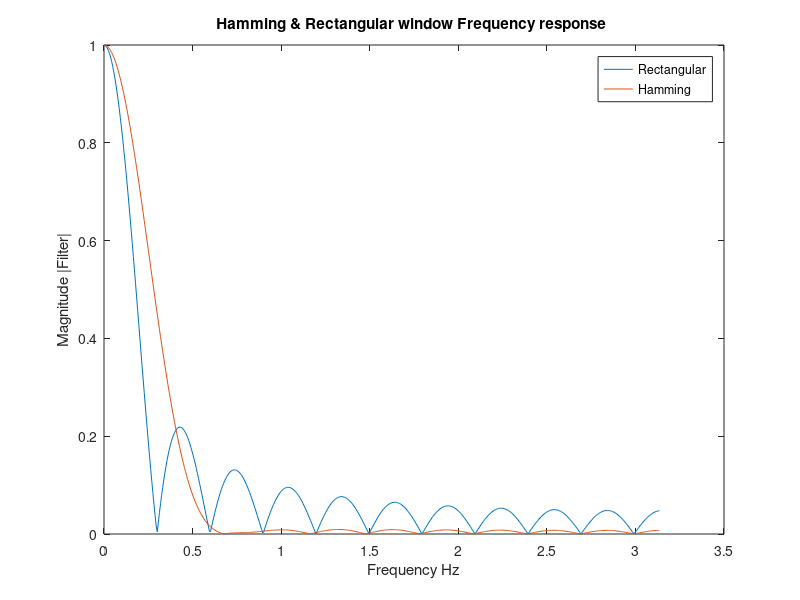
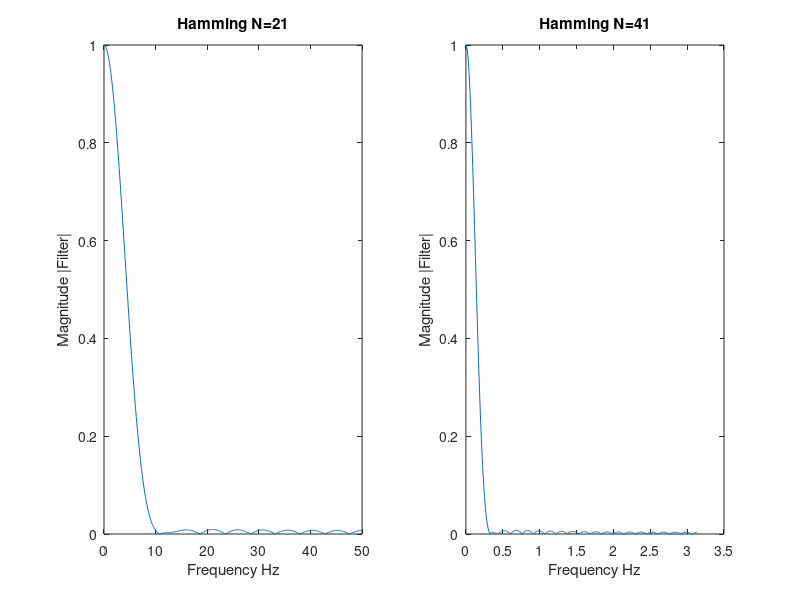
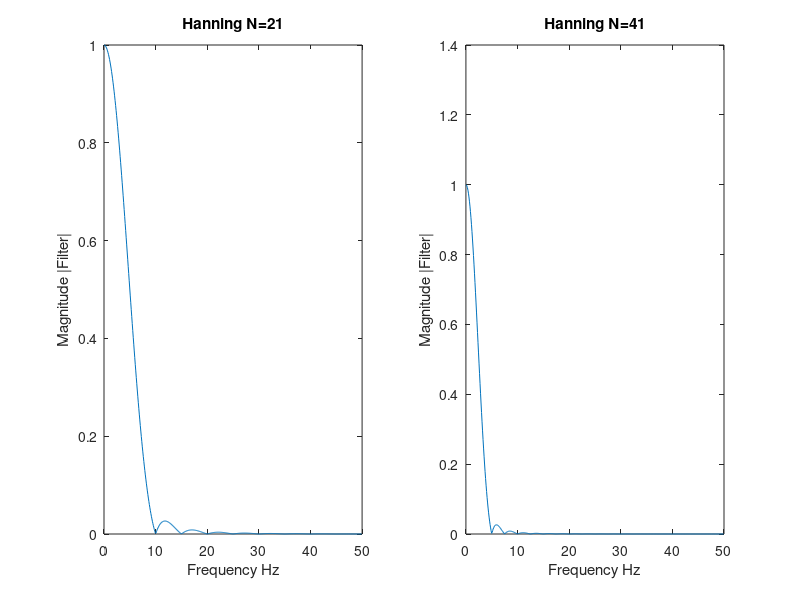
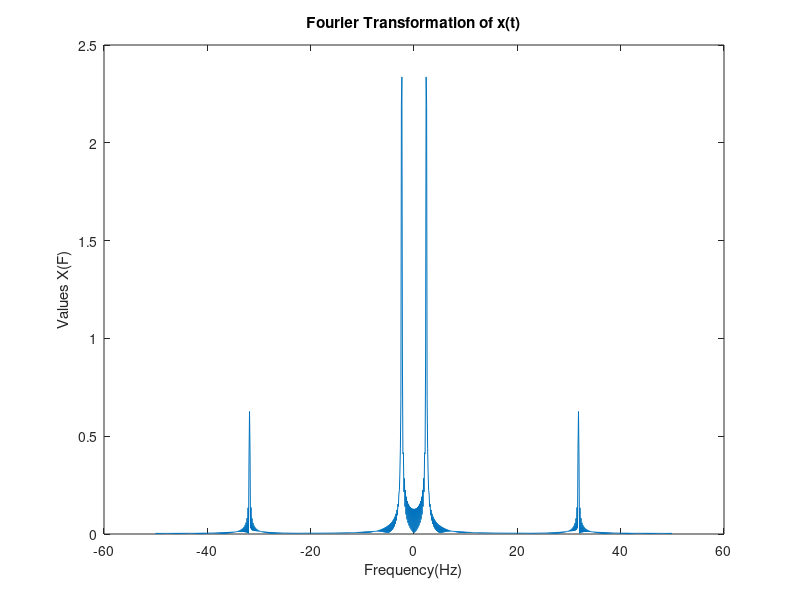

Source code (MATLAB) for these figures, in order:
%Askisi 1
clc;
clear all;

Wc=0.4*pi;
Fs=100;
N=21;

Fc=Wc/(2*pi);
Ws=Fc/(Fs/2);

rectF=fir1(N-1,Ws,rectwin(N));
hamF=fir1(N-1,Ws,hamming(N));


[h1,W1]=freqz(rectF);
[h2,W2]=freqz(hamF);
figure (1);
plot(W1,abs(h1),W2,abs(h2));
legend('Rectangular','Hamming');
xlabel('Frequency Hz');
ylabel('Magnitude |Filter|');
title('Hamming & Rectangular window Frequency response ');

%Askisi 2
Wc=0.5*pi;
Fs=100;
N1=21;
N2=41;

Fc=Wc/(2*pi);
Ws=Fc/(Fs/2);


hamm21=fir1(N1-1,Ws,hamming(N1));
hamm41=fir1(N2-1,Ws,hamming(N2));
hann21=fir1(N1-1,Ws,hann(N1));
hann41=fir1(N2-1,Ws,hann(N2));

[h2_1,W2_1]=freqz(hamm21);
[h2_2,W2_2]=freqz(hamm41);
[h2_3,W2_3]=freqz(hann21);
[h2_4,W2_4]=freqz(hann41);

figure(2);
subplot(1,2,1);
plot(W2_1*Fs/2/pi,abs(h2_1));
xlabel('Frequency Hz');
ylabel('Magnitude |Filter|');
title('Hamming N=21');
subplot(1,2,2);
plot(W2_2,abs(h2_2));
xlabel('Frequency Hz');
ylabel('Magnitude |Filter|');
title('Hamming N=41');

figure(3);
subplot(1,2,1);
plot(W2_3*Fs/2/pi,abs(h2_3));
xlabel('Frequency Hz');
ylabel('Magnitude |Filter|');
title('Hanning N=21');
subplot(1,2,2);
plot(W2_4*Fs/2/pi,abs(h2_4));
xlabel('Frequency Hz');
ylabel('Magnitude |Filter|');
title('Hanning N=41');


%Meros B

Fs=100;
Ts=1/Fs;
N=500;
n=0:N-1;
nF=1024;

F=-Fs/2:Fs/nF:Fs/2-Fs/nF;


x=sin(15*n*Ts)+0.25*sin(200*n*Ts);

xF=fftshift(fft(x,nF)*Ts);
figure(4);
plot(F,abs(xF));
xlabel('Frequency(Hz)');
ylabel('Values X(F)');
title('Fourier Transformation of x(t)');


filter1=filter(hamm21,1,x);
filter2=filter(hamm41,1,x);
filter3=filter(hann21,1,x);
filter4=filter(hamm41,1,x);

xF1=fftshift(fft(filter1,nF)*Ts);
xF2=fftshift(fft(filter2,nF)*Ts);
xF3=fftshift(fft(filter3,nF)*Ts);
xF4=fftshift(fft(filter4,nF)*Ts);

figure(5);
plot(F,abs(xF1));
xlabel('Frequency(Hz)');
ylabel('Values filtered X(F)');
title('Filtered Fourier Transformation x(t) with Hamming(21) window');

figure(6);
plot(F,abs(xF2));
xlabel('Frequency(Hz)');
ylabel('Values filtered X(F)');
title('Filtered Fourier Transformation x(t) with Hamming(41) window');

figure(7);
plot(F,abs(xF3));
xlabel('Frequency(Hz)');
ylabel('Values filtered X(F)');
title('Filtered Fourier Transformation x(t) with Hanning N(21) window');

figure(8);
plot(F,abs(xF4));
xlabel('Frequency(Hz)');
ylabel('Values filtered X(F)');
title('Filtered Fourier Transformation x(t) with Hanning N(41) window');

%Meros C
Fs=50;
Ts=1/Fs;
nF=1024;

N1=21;
N2=41;
Wc=0.5*pi;
Fc=Wc/(2*pi);
Ws=Fc/(Fs/2);
x=sin(15*n*Ts)+0.25*sin(200*n*Ts);
F=-Fs/2:Fs/nF:Fs/2-Fs/nF;

hamm21=fir1(N1-1,Ws,hamming(N1));
hamm41=fir1(N2-1,Ws,hamming(N2));
hann21=fir1(N1-1,Ws,hann(N1));
hann41=fir1(N2-1,Ws,hann(N2));

filter1=filter(hamm21,1,x);
filter2=filter(hamm41,1,x);
filter3=filter(hann21,1,x);
filter4=filter(hamm41,1,x);

xF1=fftshift(fft(filter1,nF)*Ts);
xF2=fftshift(fft(filter2,nF)*Ts);
xF3=fftshift(fft(filter3,nF)*Ts);
xF4=fftshift(fft(filter4,nF)*Ts);

x=sin(15*n*Ts)+0.25*sin(200*n*Ts);
F=-Fs/2:Fs/nF:Fs/2-Fs/nF;

xF=fftshift(fft(x,nF)*Ts);
figure(9);
plot(F,abs(xF));
xlabel('Frequency(Hz)');
ylabel('Values X(F)');
title('Fourier Transformation of x(t)');

figure(10);
plot(F,abs(xF1));
xlabel('Frequency(Hz)');
ylabel('Values filtered X(F)');
title('Filtered Fourier Transformation x(t) with Hamming(21) window');

figure(11);
plot(F,abs(xF2));
xlabel('Frequency(Hz)');
ylabel('Values filtered X(F)');
title('Filtered Fourier Transformation x(t) with Hamming(41) window');

figure(12);
plot(F,abs(xF3));
xlabel('Frequency(Hz)');
ylabel('Values filtered X(F)');
title('Filtered Fourier Transformation x(t) with Hanning N(21) window');


figure(13);
plot(F,abs(xF4));
xlabel('Frequency(Hz)');
ylabel('Values filtered X(F)');
title('Filtered Fourier Transformation x(t) with Hanning N(41) window');

